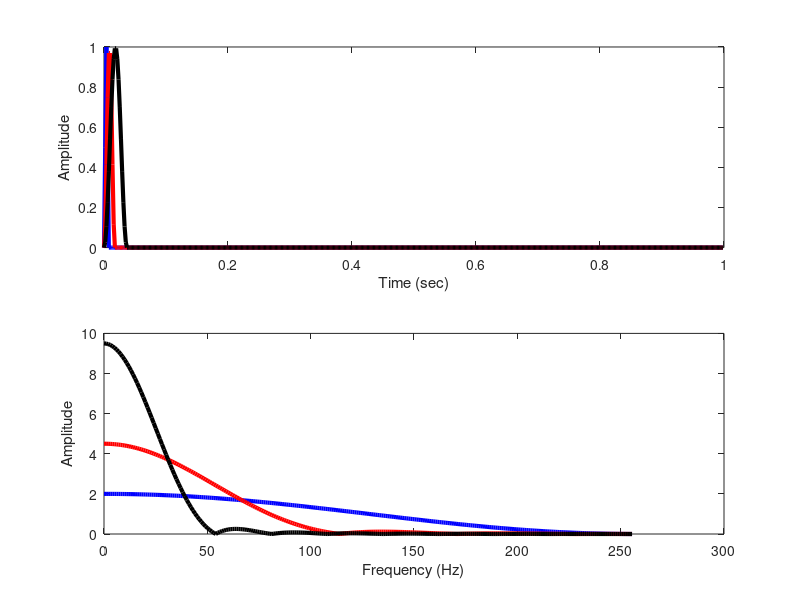

Here is the MATLAB script that generated this plot:
% Demo that shows the bandwidth in the frequency spectrum
% of different hann window shaped impulses
% Demo for the MDV course
% Frederic Cegla, 16/03/21
%=============================================================

% Start by defining signals
t=linspace(0,1-1/512,512); % time vector
%t=[0:1/512:1]
y=zeros(size(t));
p=t(1:5);
y(1:5)=ones(1,length(p)).*hann(length(p))';
y1=y;
p=t(1:10);
y(1:10)=ones(1,length(p)).*hann(length(p))';
y2=y;
p=t(1:20);
y(1:20)=ones(1,length(p)).*hann(length(p))';
y3=y;

%%
% Now FFT, and display the different components magnitude and phase
%%

%take ffts
Fy1=fft(y1);
Fy2=fft(y2);
Fy3=fft(y3);

T=t(end); % period
F=[0:1/T:(length(t)-1)/T]; %define frequency vector

figure
subplot(2,1,1)
plot(t,y1,'b','Linewidth',3)
hold
plot(t,y2,'r','Linewidth',3)
plot(t,y3,'k','Linewidth',3)
%legend('1 sec.')
xlabel('Time (sec)')
ylabel('Amplitude') % plot signals
subplot(2,1,2)
plot(F(1:end/2),abs(Fy1(1:end/2)),'b','Linewidth',3)
hold
plot(F(1:end/2),abs(Fy2(1:end/2)),'r','Linewidth',3)
plot(F(1:end/2),abs(Fy3(1:end/2)),'k','Linewidth',3)
xlabel('Frequency (Hz)')
ylabel('Amplitude')
